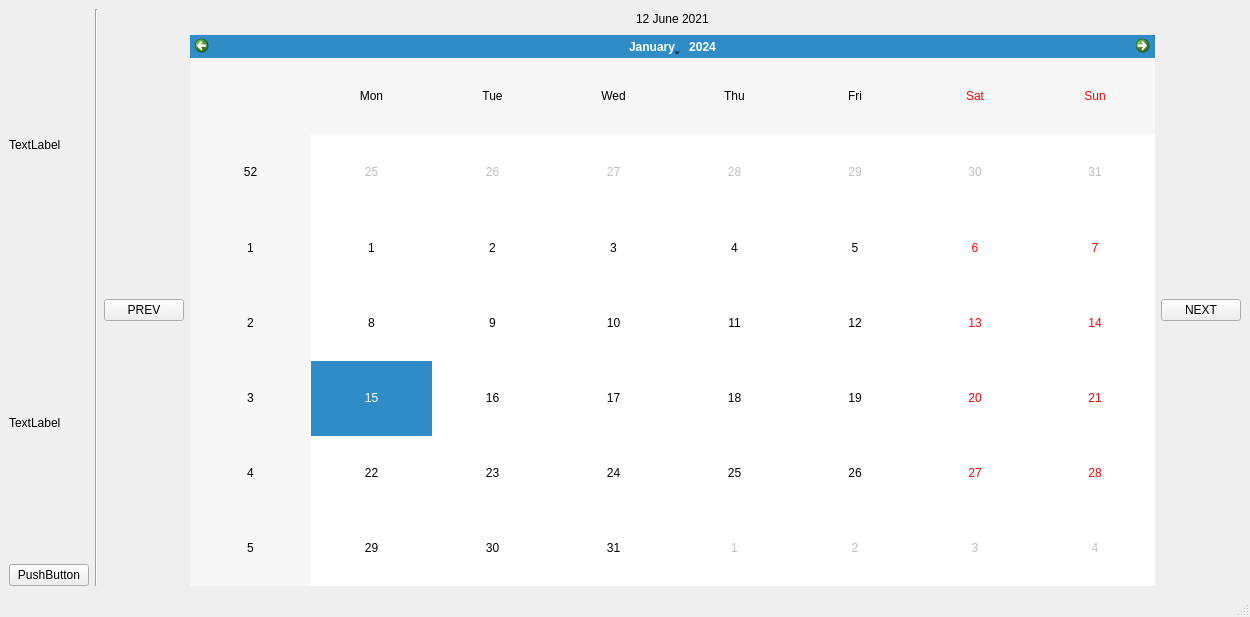
<?xml version="1.0" encoding="UTF-8"?>
<ui version="4.0">
 <class>MainWindow</class>
 <widget class="QMainWindow" name="MainWindow">
  <property name="geometry">
   <rect>
    <x>0</x>
    <y>0</y>
    <width>1250</width>
    <height>617</height>
   </rect>
  </property>
  <property name="windowTitle">
   <string>Schedule App</string>
  </property>
  <widget class="QWidget" name="centralwidget">
   <layout class="QGridLayout" name="gridLayout_2">
    <item row="0" column="0">
     <layout class="QGridLayout" name="gridLayout">
      <item row="0" column="1">
       <widget class="Line" name="line">
        <property name="orientation">
         <enum>Qt::Vertical</enum>
        </property>
       </widget>
      </item>
      <item row="0" column="0">
       <layout class="QVBoxLayout" name="verticalLayout">
        <item>
         <widget class="QLabel" name="label_2">
          <property name="text">
           <string>TextLabel</string>
          </property>
         </widget>
        </item>
        <item>
         <widget class="QLabel" name="label">
          <property name="text">
           <string>TextLabel</string>
          </property>
         </widget>
        </item>
        <item>
         <widget class="QPushButton" name="pushButton_3">
          <property name="text">
           <string>PushButton</string>
          </property>
         </widget>
        </item>
       </layout>
      </item>
      <item row="0" column="2">
       <layout class="QVBoxLayout" name="verticalLayout_2" stretch="0,1">
        <item>
         <layout class="QHBoxLayout" name="horizontalLayout">
          <item>
           <spacer name="horizontalSpacer">
            <property name="orientation">
             <enum>Qt::Horizontal</enum>
            </property>
            <property name="sizeHint" stdset="0">
             <size>
              <width>40</width>
              <height>20</height>
             </size>
            </property>
           </spacer>
          </item>
          <item>
           <widget class="QLabel" name="label_3">
            <property name="styleSheet">
             <string notr="true">font: 75 14pt &quot;MS Shell Dlg 2&quot;;</string>
            </property>
            <property name="text">
             <string>12 June 2021</string>
            </property>
           </widget>
          </item>
          <item>
           <spacer name="horizontalSpacer_2">
            <property name="orientation">
             <enum>Qt::Horizontal</enum>
            </property>
            <property name="sizeHint" stdset="0">
             <size>
              <width>40</width>
              <height>20</height>
             </size>
            </property>
           </spacer>
          </item>
         </layout>
        </item>
        <item>
         <layout class="QHBoxLayout" name="horizontalLayout_2">
          <item>
           <widget class="QPushButton" name="pushButton">
            <property name="text">
             <string>PREV</string>
            </property>
           </widget>
          </item>
          <item>
           <widget class="QCalendarWidget" name="calendarWidget"/>
          </item>
          <item>
           <widget class="QPushButton" name="pushButton_2">
            <property name="text">
             <string>NEXT</string>
            </property>
           </widget>
          </item>
         </layout>
        </item>
       </layout>
      </item>
     </layout>
    </item>
   </layout>
  </widget>
  <widget class="QStatusBar" name="statusbar"/>
 </widget>
 <resources/>
 <connections/>
</ui>
